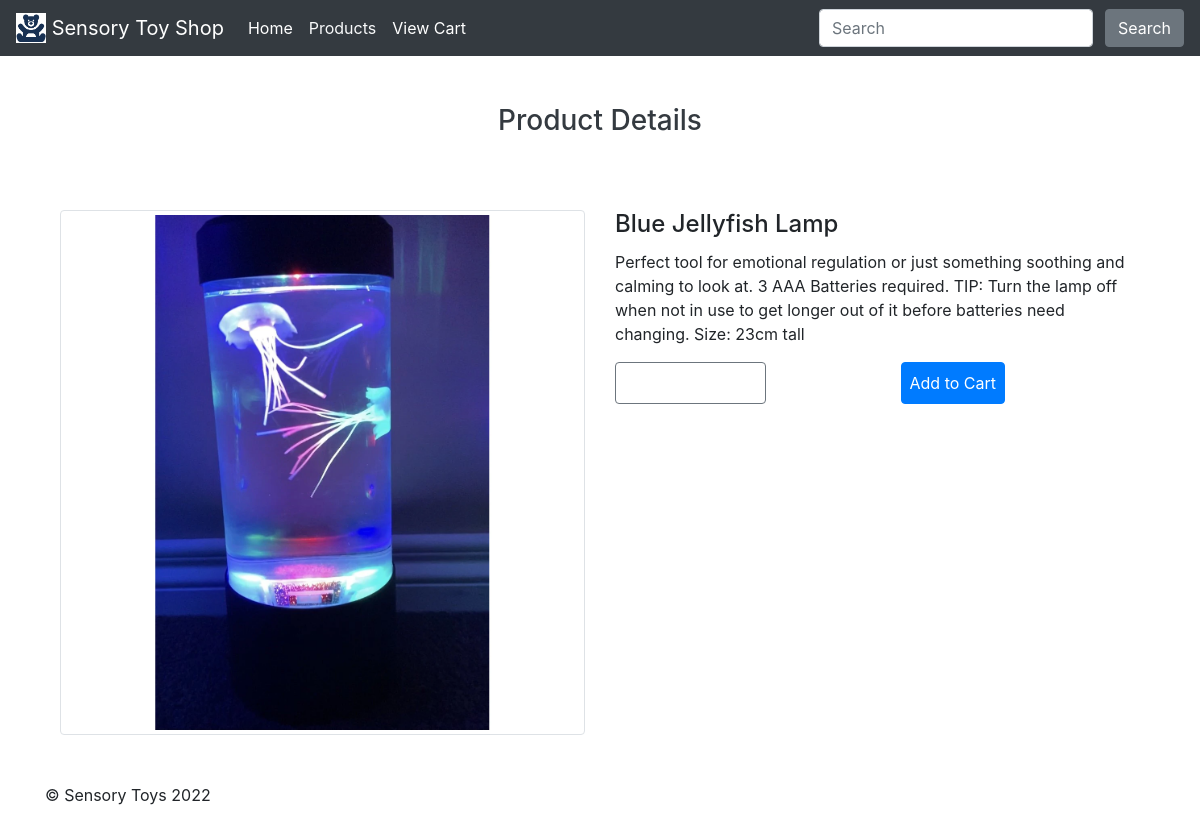
The app's page /product/3 with its own data.
### toyshop/models.py (models this page shows, shortened)
class Product(db.Model):
    __tablename__ = 'products'
    id = db.Column(db.Integer, primary_key=True)
    name = db.Column(db.String(64), nullable=False)
    description = db.Column(db.String(500), nullable=False)
    image = db.Column(db.String(60), nullable=False)
    price = db.Column(db.Float, nullable=False)
    date = db.Column(db.DateTime, nullable=False)
    productCategory_id = db.Column(
        db.Integer, db.ForeignKey('productCategories.id'))  # one-to-one rship

class ProductInfo(db.Model):
    __tablename__ = 'productInfo'
    id = db.Column(db.Integer, primary_key=True)
    description = db.Column(db.String(500), nullable=False)
    product_id = db.Column(
        db.Integer, db.ForeignKey('products.id'))  # one-to-one rship

### toyshop/views.py (the view)
@bp.route('/product/<int:productid>')
def productInfo(productid):
    product = Product.query.filter(Product.id == productid).one()
    productInfo = ProductInfo.query.filter(
        ProductInfo.product_id == productid).one()
    return render_template('productInfo.html', productInfo=productInfo, product=product)

### toyshop/templates/productInfo.html (shortened to what this page needs)
{% extends 'base.html' %} {% block main %}
<section>
  <div class="text-dark text-center p-5">
    <div>
      <p class="h3 text-dark mb-4">Product Details</p>
    </div>
  </div>
  <div class="container">
  <div class="container">
    <div class="row">
        <div class="col-6">
          <img
          class ="img-thumbnail"
          src="{{url_for('static', filename='img/'+product.image)}}"
          alt="Card image"
          />
        </div>
        <div class="col-6">
          <h4 class="card-title">{{product.name}}</h4>
          <p class="card-text">{{productInfo.description}}</p>
          <div class="d-flex h-100">
          <div class="align-self-start mr-auto">
            <a
            href="{{ url_for('main.index', _anchor='productCategories_anchor') }}"
            class="btn btn-secondary p-2"
            >Back To Products</a
            >
          </div>
            <div class="align-self-start mr-auto">
              <form action="{{ url_for('main.order') }}">
                  <input
                  class="btn btn-primary p-2"
                  type="submit"
                  value="Add to Cart"
                  />
                </form>
            </div>
          </div>
        </div>
    </div>
  </div>
</section>
{% endblock %}

### toyshop/static/css/style.css (style rules this page uses)
a:link { color: white; background-color: transparent; text-decoration: none; }

### records on screen
Product: image (picture), name "Blue Jellyfish Lamp"
ProductInfo: description "Perfect tool for emotional regulation or just something soothing and calming to look at. 3 AAA Batteries required. TIP: Turn the lamp off when not in use to get longer out of it before batteries need changing. Size: 23cm tall"
